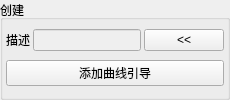
    <widget class="QGroupBox" name="groupBox">
     <property name="title">
      <string>创建</string>
     </property>
     <layout class="QVBoxLayout" name="verticalLayout_2">
      <property name="spacing">
       <number>3</number>
      </property>
      <property name="leftMargin">
       <number>3</number>
      </property>
      <property name="topMargin">
       <number>3</number>
      </property>
      <property name="rightMargin">
       <number>3</number>
      </property>
      <property name="bottomMargin">
       <number>3</number>
      </property>
      <item>
       <layout class="QVBoxLayout" name="verticalLayout">
        <item>
         <layout class="QHBoxLayout" name="horizontalLayout">
          <item>
           <widget class="QLabel" name="xgen_description_label">
            <property name="text">
             <string>描述</string>
            </property>
           </widget>
          </item>
          <item>
           <widget class="QLineEdit" name="xgen_description_lineEdit">
            <property name="enabled">
             <bool>false</bool>
            </property>
            <property name="focusPolicy">
             <enum>Qt::NoFocus</enum>
            </property>
           </widget>
          </item>
          <item>
           <widget class="QPushButton" name="xgen_description_pushButton">
            <property name="text">
             <string>&lt;&lt;</string>
            </property>
           </widget>
          </item>
         </layout>
        </item>
       </layout>
      </item>
      <item>
       <widget class="QPushButton" name="add_curve_pushButton">
        <property name="text">
         <string>添加曲线引导</string>
        </property>
       </widget>
      </item>
     </layout>
    </widget>
